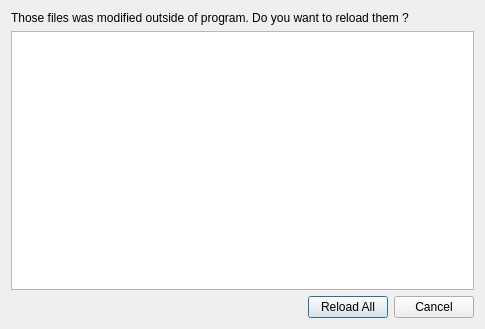
<?xml version="1.0" encoding="UTF-8"?>
<ui version="4.0">
 <class>ReloadFilesDialog</class>
 <widget class="QDialog" name="ReloadFilesDialog">
  <property name="geometry">
   <rect>
    <x>0</x>
    <y>0</y>
    <width>485</width>
    <height>329</height>
   </rect>
  </property>
  <property name="focusPolicy">
   <enum>Qt::ClickFocus</enum>
  </property>
  <property name="windowTitle">
   <string>Reload Files</string>
  </property>
  <layout class="QGridLayout" name="gridLayout">
   <item row="0" column="0">
    <layout class="QVBoxLayout" name="verticalLayout">
     <item>
      <widget class="QLabel" name="label">
       <property name="text">
        <string>Those files was modified outside of program. Do you want to reload them ?</string>
       </property>
      </widget>
     </item>
     <item>
      <widget class="QTableWidget" name="tableWidget"/>
     </item>
     <item>
      <layout class="QHBoxLayout" name="horizontalLayout">
       <item>
        <spacer name="horizontalSpacer">
         <property name="orientation">
          <enum>Qt::Horizontal</enum>
         </property>
         <property name="sizeHint" stdset="0">
          <size>
           <width>40</width>
           <height>20</height>
          </size>
         </property>
        </spacer>
       </item>
       <item>
        <widget class="QPushButton" name="reloadButton">
         <property name="text">
          <string>Reload All</string>
         </property>
        </widget>
       </item>
       <item>
        <widget class="QPushButton" name="cancelButton">
         <property name="text">
          <string>Cancel</string>
         </property>
        </widget>
       </item>
      </layout>
     </item>
    </layout>
   </item>
  </layout>
 </widget>
 <resources/>
 <connections>
  <connection>
   <sender>cancelButton</sender>
   <signal>clicked()</signal>
   <receiver>ReloadFilesDialog</receiver>
   <slot>reject()</slot>
   <hints>
    <hint type="sourcelabel">
     <x>430</x>
     <y>295</y>
    </hint>
    <hint type="destinationlabel">
     <x>116</x>
     <y>296</y>
    </hint>
   </hints>
  </connection>
 </connections>
</ui>
